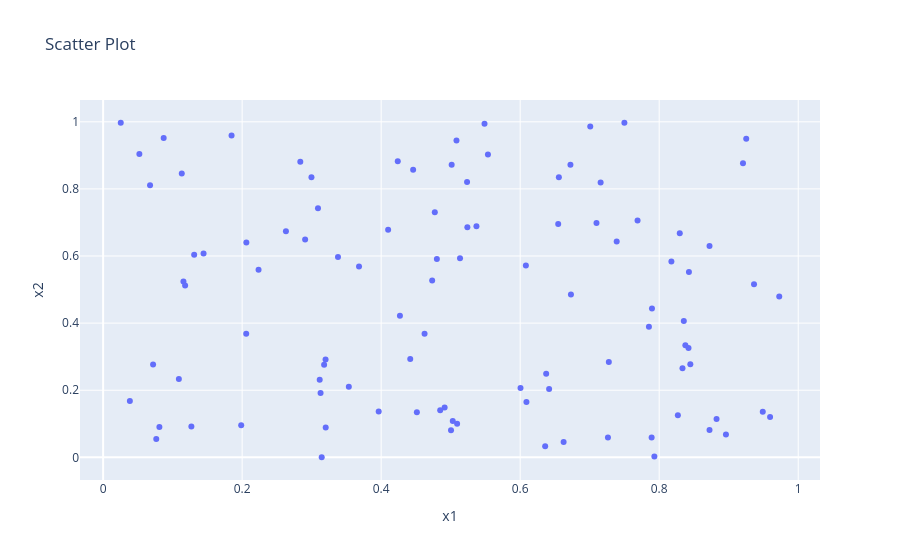

Write notebook code for a chart like this one.
### Markdown cell above
## Scatter Plot - Decision Space - 2 Variables and 2 Objective functions

### Code cell
scatter_d = px.scatter(
            df1,
            x=df1["x1"],
            y=df1["x2"],
            labels={"df1[x1]": "x1", "df1[x2]": "x2"},
            title="Scatter Plot",
        )
scatter_d.show()
